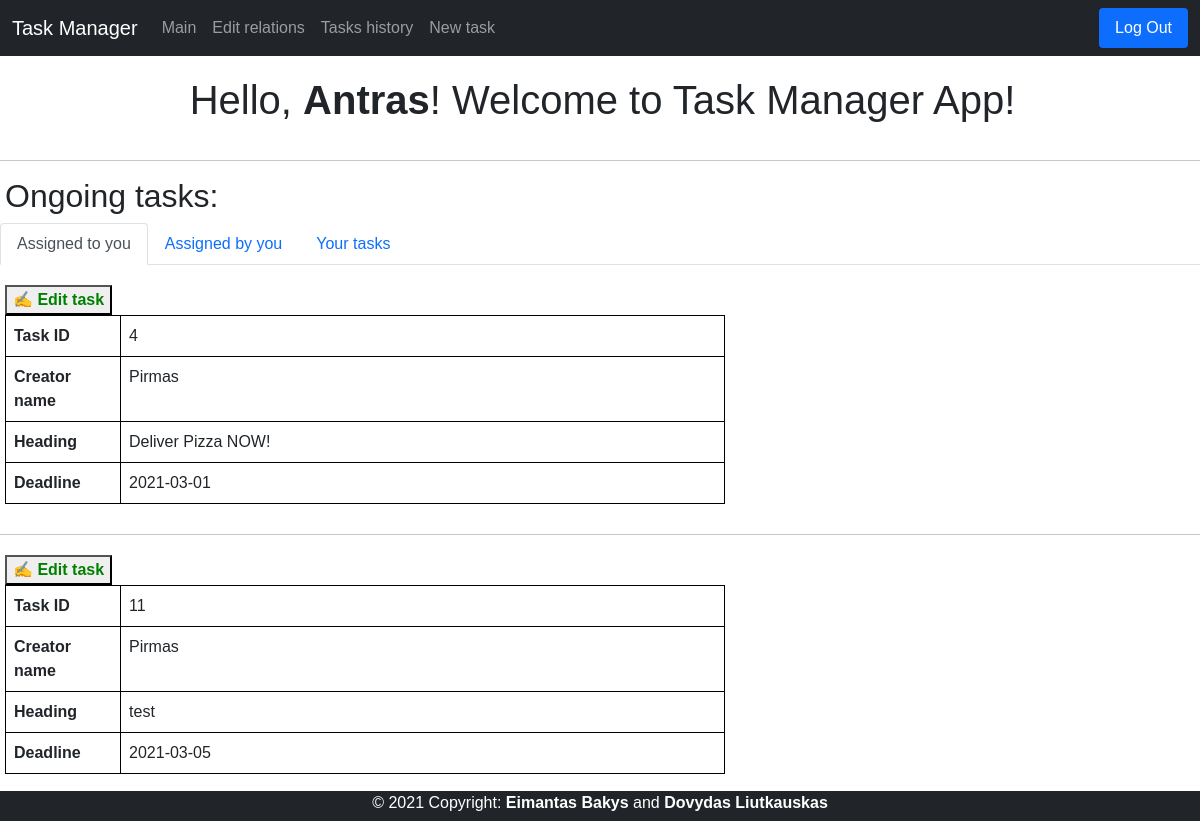
/ (signed in), run on the app's committed database.
### tables this page shows
CREATE TABLE users(user_id INTEGER PRIMARY KEY, name TEXT NOT NULL UNIQUE, hash TEXT NOT NULL, position TEXT, company TEXT);

CREATE TABLE tasks(id INTEGER PRIMARY KEY, creator_id INTEGER, executor_id INTEGER, heading TEXT, description TEXT, creation_date TIMESTAMP DEFAULT CURRENT_TIMESTAMP,
deadline_date TIMESTAMP, status INTEGER);

### application.py (the view, shortened to what this page needs)
@app.route("/", methods=["GET", "POST"])
def index():
    if request.method == "GET":
        if session.get("user_id") is None:
            return redirect("/login")
        else:
            connection = sqlite3.connect('data.db')
            db = connection.cursor()
            db.execute("SELECT * FROM tasks WHERE creator_id = ? AND status = 0 ORDER BY deadline_date",
               (session["user_id"],))
            creator = db.fetchall()
            db.execute("SELECT * FROM tasks WHERE executor_id = ? AND status = 0 ORDER BY deadline_date",
            (session["user_id"],))
            executor = db.fetchall()
            db.execute("SELECT name FROM users WHERE user_id = ?", (session["user_id"],))
            nameList = db.fetchone()
            name = nameList[0]
            db.execute("SELECT * FROM users")
            users = db.fetchall()
            return render_template("index.html", creator=creator, executor=executor, users=users, name=name)

### templates/index.html (shortened to what this page needs)
{% extends "layout.html" %}
{% block main %}
<h1 class="pageTitle">Hello, <b>{{ name }}</b>! Welcome to Task Manager App!</h1>
<hr>
<h2 style="margin-left: 5px;">Ongoing tasks:</h2>
<nav>
    <div class="nav nav-tabs" id="nav-tab" role="tablist">
      <button class="nav-link active" id="nav-executor-tab" data-bs-toggle="tab" data-bs-target="#nav-executor" type="button" role="tab" aria-controls="nav-executor" aria-selected="true">Assigned to you</button>
      <button class="nav-link" id="nav-creator-tab" data-bs-toggle="tab" data-bs-target="#nav-creator" type="button" role="tab" aria-controls="nav-creator" aria-selected="false">Assigned by you</button>
      <button class="nav-link" id="nav-yourTasks-tab" data-bs-toggle="tab" data-bs-target="#nav-yourTasks" type="button" role="tab" aria-controls="nav-yourTasks" aria-selected="false">Your tasks</button>
    </div>
  </nav>
  <div class="tab-content" id="nav-tabContent">
    <div class="tab-pane fade show active" id="nav-executor" role="tabpanel" aria-labelledby="nav-executor-tab">
        {% for row in executor %}
        {% if row[1] != row[2] %}
<div class="container-2" style="margin-top: 20px;">
    <form action="/" method="POST">
        <button type="submit" name="task_id" value="{{ row[0] }}" class="edit">&#9997; Edit task</button>
        <table class="table">
            <tr class="borderr">
                <th scope="col" class="borderName">Task ID</th>
                <td class="borderr">{{ row[0] }} </td>
            </tr>
            <tr class="borderr">
                <th scope="col" class="borderName">Creator name</th>
                <td class="borderr">
                    {% for user in users %}
                    {% if user[0] == row[1] %}
                    {{ user[1] }}
                    {% endif %}
                    {% endfor %}
                </td>
            </tr>
            <tr class="borderr">
                <th scope="col" class="borderName" tyle="white-space: pre-wrap;">Heading</th>
                <td class="borderr">{{ row[3] }}</td>
            </tr>
            <tr class="borderr">
                <th scope="col" class="borderName">Deadline</th>
                <td class="borderr">{{ row[6] }}</td>
            </tr>
        </table>
        <hr>
    </form>
</div>
{% endif %}
{% endfor %}
    </div>
  </div>
{% endblock %}

### static/styles.css (style rules this page uses)
.pageTitle { padding: 20px; text-align: center; margin-left: 5px; }
.table { width: 60%; margin-left: 5px; margin-bottom: 30px; }
.borderr { border: 1px solid black; }
.borderName { width: 16%; }
.edit { margin-left: 5px; font-weight: bold; color: green; }
body { font-family: Verdana, Geneva, Tahoma, sans-serif }

### data on the page
users: name "Antras"
tasks: id "4", heading "Deliver Pizza NOW!", deadline_date "2021-03-01"
users: name "Pirmas"
tasks: id "11", heading "test", deadline_date "2021-03-05"
